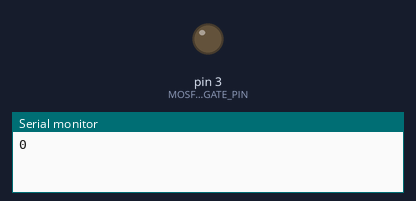
Bench run of a sketch on a simulated Arduino Uno, built with avr-gcc and run on an emulated ATmega328P. On the bench: output pins drawn as LEDs (lit = HIGH), the last lines printed to the serial monitor.

Above: at 0.1 s.
At 15.11 s:
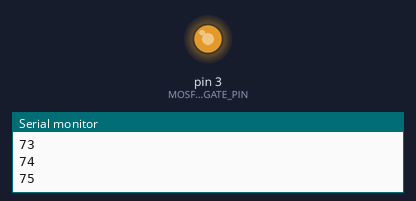
At 27.32 s:
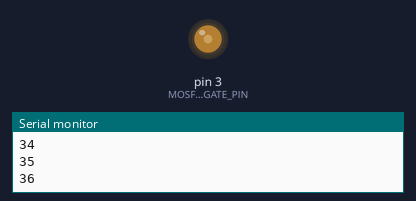
At 39.72 s:
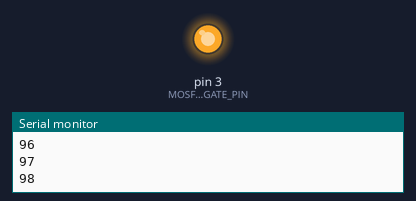
Timing chart, 0 to 40.0 s (numbered marks = the images above):
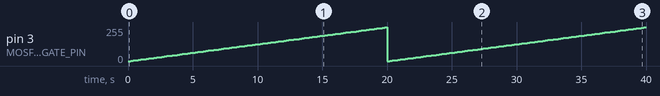

Measured:
- by itself, pin 3 (MOSFET_GATE_PIN): 0/255 → 2/255 at 0.20 s, → 5/255 0.20 s later, → 7/255 0.20 s later, → 10/255 0.20 s later, … (199 changes in this stretch)

The sketch:

DriveMotorWithMosFet.ino
```cpp
// Very simple sketch to test the driving a motor with a MOSFET:
// http://bildr.org/2012/03/rfp30n06le-arduino/

const int MOSFET_GATE_PIN = 3;


void setup() {
  // put your setup code here, to run once:
  pinMode(MOSFET_GATE_PIN,OUTPUT);
  Serial.begin(9600);

}

void loop() {
  // put your main code here, to run repeatedly:
  for(int i = 0; i < 100; i++) {
    analogWrite(MOSFET_GATE_PIN, (i*255)/100);
    Serial.println(i);
    delay(200);
  }
}
```
